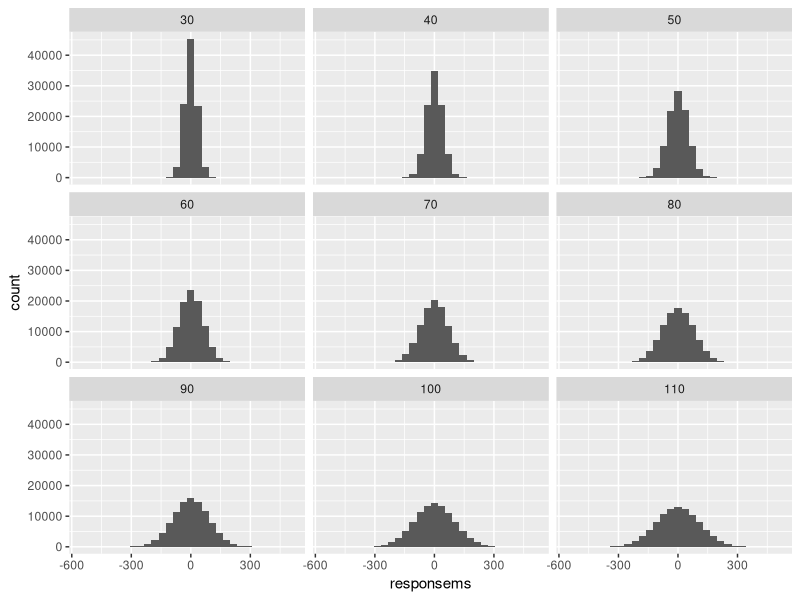
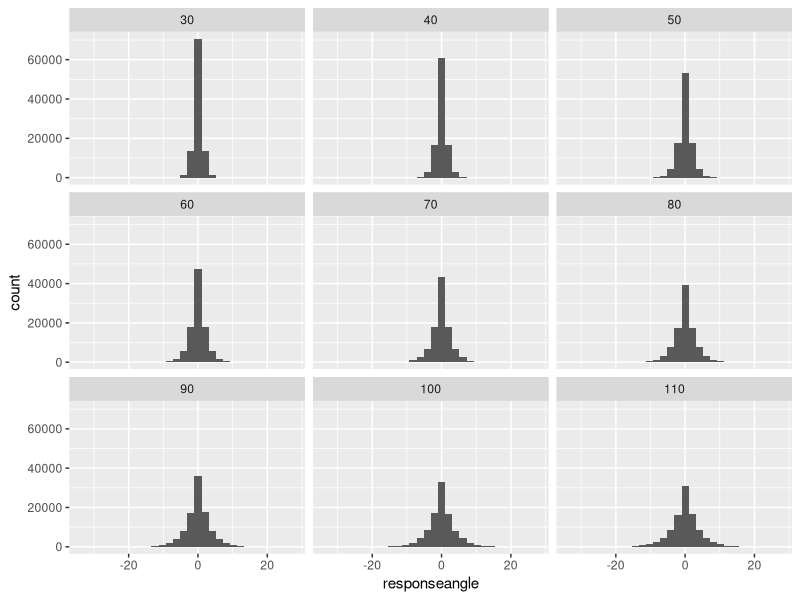
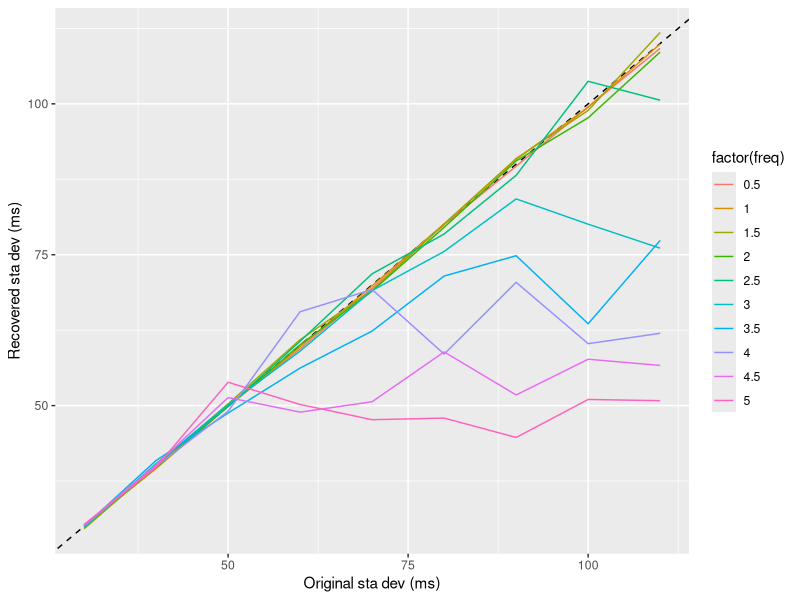

The R script that drew these images, in order:
## ---- chunk 1
library(ggplot2)
library(dplyr)
library(circular)
## ---- chunk 2
sim <- expand.grid(freq = seq(.5,5,.5), 
                   stams = seq(30,110, 10),
                   n = 1:10000) %>% 
  group_by(freq, stams, n) %>% 
  mutate(responsems = rnorm(1, 0,stams), 
         responseangle = responsems / 1000 * freq * 4 * pi)

ggplot(sim, aes(x = responsems)) + 
         facet_wrap(~stams) +
         geom_histogram()
## ---- chunk 3
ggplot(sim, aes(x = responseangle)) + 
         facet_wrap(~stams) +
         geom_histogram()
## ---- chunk 4
funWrapSim <- function(d){
  sta <- mle.wrappednormal(d$responseangle)$sd
  stamswrap <- sta / (4*pi*first(d$freq))*1000 
  data.frame(stamswrap)
}

simwrap <- sim %>% 
  group_by(freq, stams) %>%
  do(funWrapSim(.))

ggplot(simwrap, aes(x = stams, y = stamswrap, color=factor(freq))) +
  geom_abline(lty = 2) +
         geom_line() +
  labs(x = 'Original sta dev (ms)', y = 'Recovered sta dev (ms)')
